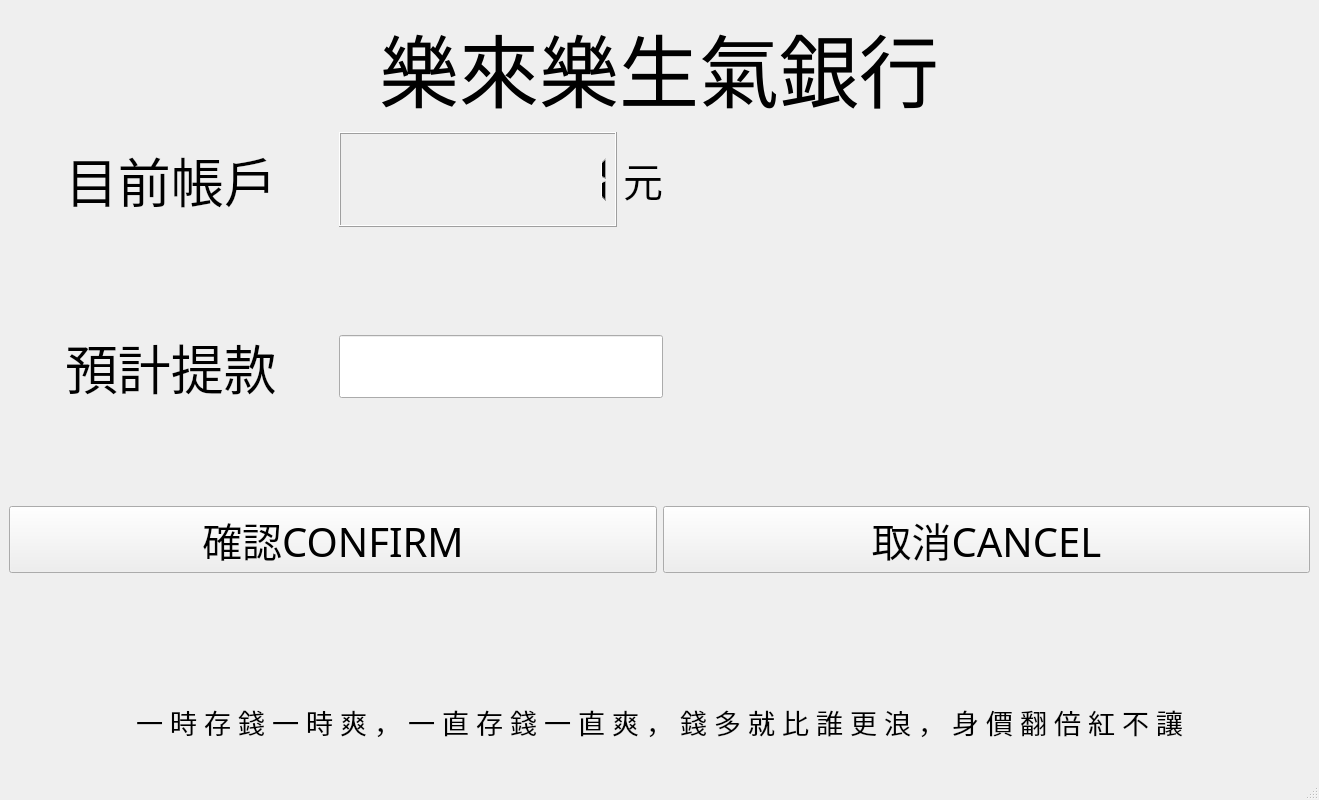
<?xml version="1.0" encoding="UTF-8"?>
<ui version="4.0">
 <class>MainWindow</class>
 <widget class="QMainWindow" name="MainWindow">
  <property name="geometry">
   <rect>
    <x>0</x>
    <y>0</y>
    <width>1319</width>
    <height>800</height>
   </rect>
  </property>
  <property name="sizePolicy">
   <sizepolicy hsizetype="Expanding" vsizetype="Expanding">
    <horstretch>0</horstretch>
    <verstretch>0</verstretch>
   </sizepolicy>
  </property>
  <property name="font">
   <font>
    <family>Chekiang Sung</family>
   </font>
  </property>
  <property name="windowTitle">
   <string>MainWindow</string>
  </property>
  <widget class="QWidget" name="centralwidget">
   <property name="sizePolicy">
    <sizepolicy hsizetype="Expanding" vsizetype="Expanding">
     <horstretch>0</horstretch>
     <verstretch>0</verstretch>
    </sizepolicy>
   </property>
   <layout class="QGridLayout" name="gridLayout_7">
    <item row="0" column="0">
     <layout class="QGridLayout" name="Central_Grid" rowstretch="1,1,1,2,1,2,1,1" columnstretch="0">
      <item row="3" column="0">
       <layout class="QGridLayout" name="Grid_Group" columnstretch="1,1,2">
        <item row="0" column="0" alignment="Qt::AlignHCenter">
         <widget class="QLabel" name="L_Group">
          <property name="font">
           <font>
            <family>BiauKai</family>
            <pointsize>40</pointsize>
           </font>
          </property>
          <property name="text">
           <string>預計提款</string>
          </property>
         </widget>
        </item>
        <item row="0" column="1">
         <widget class="QLineEdit" name="LE_Withdrawal">
          <property name="sizePolicy">
           <sizepolicy hsizetype="Expanding" vsizetype="Fixed">
            <horstretch>0</horstretch>
            <verstretch>0</verstretch>
           </sizepolicy>
          </property>
          <property name="font">
           <font>
            <pointsize>30</pointsize>
           </font>
          </property>
         </widget>
        </item>
        <item row="0" column="2">
         <spacer name="horizontalSpacer_3">
          <property name="orientation">
           <enum>Qt::Horizontal</enum>
          </property>
          <property name="sizeHint" stdset="0">
           <size>
            <width>40</width>
            <height>20</height>
           </size>
          </property>
         </spacer>
        </item>
       </layout>
      </item>
      <item row="5" column="0">
       <layout class="QGridLayout" name="Grid_Button">
        <item row="0" column="0">
         <widget class="QPushButton" name="BT_Confirm">
          <property name="sizePolicy">
           <sizepolicy hsizetype="Preferred" vsizetype="Fixed">
            <horstretch>0</horstretch>
            <verstretch>0</verstretch>
           </sizepolicy>
          </property>
          <property name="font">
           <font>
            <family>BiauKai</family>
            <pointsize>30</pointsize>
           </font>
          </property>
          <property name="text">
           <string>確認CONFIRM</string>
          </property>
         </widget>
        </item>
        <item row="0" column="1">
         <widget class="QPushButton" name="BT_Cancel">
          <property name="sizePolicy">
           <sizepolicy hsizetype="Preferred" vsizetype="Fixed">
            <horstretch>0</horstretch>
            <verstretch>0</verstretch>
           </sizepolicy>
          </property>
          <property name="font">
           <font>
            <family>BiauKai</family>
            <pointsize>30</pointsize>
           </font>
          </property>
          <property name="text">
           <string>取消CANCEL</string>
          </property>
         </widget>
        </item>
       </layout>
      </item>
      <item row="0" column="0">
       <layout class="QGridLayout" name="Grid_Title">
        <property name="leftMargin">
         <number>0</number>
        </property>
        <item row="0" column="0" alignment="Qt::AlignHCenter">
         <widget class="QLabel" name="Title">
          <property name="font">
           <font>
            <family>Chekiang Sung</family>
            <pointsize>60</pointsize>
            <weight>50</weight>
            <italic>false</italic>
            <bold>false</bold>
            <underline>false</underline>
            <strikeout>false</strikeout>
            <kerning>true</kerning>
           </font>
          </property>
          <property name="text">
           <string>樂來樂生氣銀行</string>
          </property>
          <property name="scaledContents">
           <bool>false</bool>
          </property>
         </widget>
        </item>
       </layout>
      </item>
      <item row="1" column="0">
       <layout class="QGridLayout" name="Grid_Detail" columnstretch="1,1,2">
        <item row="0" column="0" alignment="Qt::AlignHCenter">
         <widget class="QLabel" name="label_3">
          <property name="font">
           <font>
            <family>BiauKai</family>
            <pointsize>40</pointsize>
            <weight>50</weight>
            <bold>false</bold>
           </font>
          </property>
          <property name="text">
           <string>目前帳戶</string>
          </property>
         </widget>
        </item>
        <item row="0" column="2">
         <spacer name="horizontalSpacer">
          <property name="orientation">
           <enum>Qt::Horizontal</enum>
          </property>
          <property name="sizeHint" stdset="0">
           <size>
            <width>40</width>
            <height>20</height>
           </size>
          </property>
         </spacer>
        </item>
        <item row="0" column="1">
         <layout class="QGridLayout" name="Grid_Rate" rowstretch="0" columnstretch="1,0">
          <item row="0" column="1" alignment="Qt::AlignHCenter">
           <widget class="QLabel" name="label_5">
            <property name="font">
             <font>
              <pointsize>30</pointsize>
             </font>
            </property>
            <property name="text">
             <string>元</string>
            </property>
           </widget>
          </item>
          <item row="0" column="0">
           <widget class="QLCDNumber" name="LCD_Total">
            <property name="font">
             <font>
              <pointsize>50</pointsize>
             </font>
            </property>
            <property name="digitCount">
             <number>10</number>
            </property>
            <property name="value" stdset="0">
             <double>1.000000000000000</double>
            </property>
           </widget>
          </item>
         </layout>
        </item>
       </layout>
      </item>
      <item row="4" column="0">
       <spacer name="HS1">
        <property name="orientation">
         <enum>Qt::Horizontal</enum>
        </property>
        <property name="sizeHint" stdset="0">
         <size>
          <width>40</width>
          <height>13</height>
         </size>
        </property>
       </spacer>
      </item>
      <item row="6" column="0">
       <spacer name="HS2">
        <property name="orientation">
         <enum>Qt::Horizontal</enum>
        </property>
        <property name="sizeHint" stdset="0">
         <size>
          <width>40</width>
          <height>20</height>
         </size>
        </property>
       </spacer>
      </item>
      <item row="7" column="0">
       <layout class="QGridLayout" name="Grid_Slogan">
        <item row="0" column="0" alignment="Qt::AlignHCenter">
         <widget class="QLabel" name="L_Slogan">
          <property name="sizePolicy">
           <sizepolicy hsizetype="Expanding" vsizetype="Preferred">
            <horstretch>0</horstretch>
            <verstretch>0</verstretch>
           </sizepolicy>
          </property>
          <property name="font">
           <font>
            <family>BiauKai</family>
            <pointsize>20</pointsize>
            <weight>50</weight>
            <bold>false</bold>
           </font>
          </property>
          <property name="text">
           <string>一 時 存 錢 一 時 爽 ， 一 直 存 錢 一 直 爽 ， 錢 多 就 比 誰 更 浪 ， 身 價 翻 倍 紅 不 讓</string>
          </property>
         </widget>
        </item>
       </layout>
      </item>
      <item row="2" column="0">
       <layout class="QGridLayout" name="Grid_Time" columnstretch="1">
        <item row="0" column="0">
         <spacer name="horizontalSpacer_2">
          <property name="orientation">
           <enum>Qt::Horizontal</enum>
          </property>
          <property name="sizeHint" stdset="0">
           <size>
            <width>40</width>
            <height>20</height>
           </size>
          </property>
         </spacer>
        </item>
       </layout>
      </item>
     </layout>
    </item>
   </layout>
  </widget>
  <widget class="QMenuBar" name="menubar">
   <property name="geometry">
    <rect>
     <x>0</x>
     <y>0</y>
     <width>1319</width>
     <height>25</height>
    </rect>
   </property>
  </widget>
  <widget class="QStatusBar" name="statusbar"/>
 </widget>
 <resources/>
 <connections/>
</ui>
